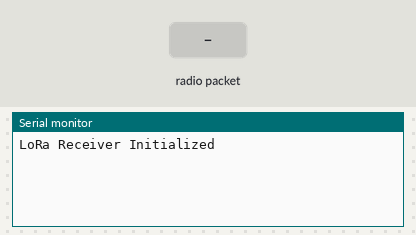
Recording of a sketch running on a simulated Arduino Uno, built with avr-gcc and run on an emulated ATmega328P. Shown: the last lines printed to the serial monitor. The inputs (shaded band) are chosen by the test bench. No radio packets arrive unless stated.

Above: at 1.2 s.
1.3 s: radio packet "1" arrives
At 2.4 s:
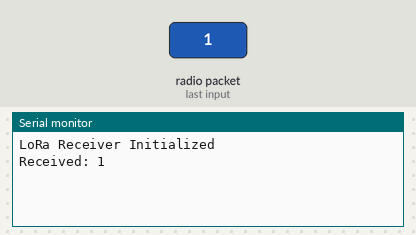
2.8 s: radio packet "0" arrives
At 3.6 s:
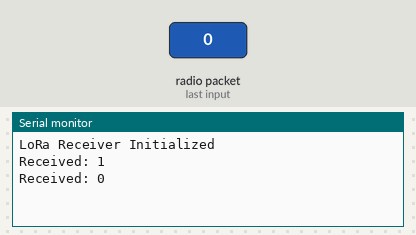
4.3 s: radio packet "2" arrives
At 4.7 s:
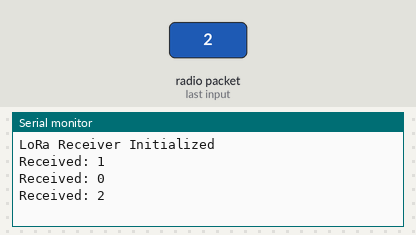

Measured:
- after the input at 1.3 s, the serial monitor: prints a new line at once (image 1)
- after the input at 2.8 s, the serial monitor: prints a new line at once (image 2)
- after the input at 4.3 s, the serial monitor: prints a new line at once (image 3)

The sketch:

Receiver.ino
```cpp
#include <SPI.h>
#include <LoRa.h>

// Pin definitions for LoRa
#define SS_PIN 10
#define RST_PIN 9
#define DIO0_PIN 2

void setup() {
  Serial.begin(4800);

  // Initialize LoRa
  LoRa.begin(433E6);  // Set the frequency to 433 MHz
  Serial.println("LoRa Receiver Initialized");
}

void loop() {
  // Check if a packet is available
  int packetSize = LoRa.parsePacket();
  if (packetSize) {
    // Read the packet
    String receivedData = "";
    while (LoRa.available()) {
      receivedData += (char)LoRa.read();
    }
    // Print received data
    Serial.println("Received: " + receivedData);
  }
}
```
